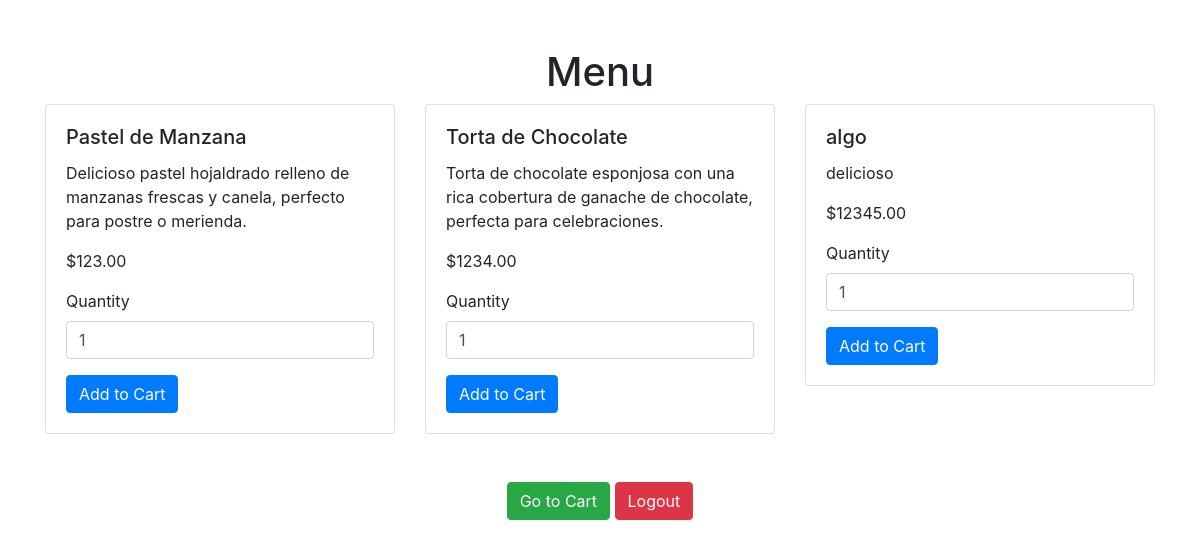
The page /menu/ (signed in) on the database its author committed.
### core/models.py (models this page shows, shortened)
class Product(models.Model):
    code = models.CharField(max_length=100, unique=True)
    name = models.CharField(max_length=200)
    description = models.TextField()
    price = models.DecimalField(max_digits=10, decimal_places=2)
    category = models.ForeignKey(Category, on_delete=models.CASCADE)

### core/views.py (the view)
# urls.py: path('menu/', views.menu, name='menu'),
def menu(request):
    if not request.user.is_authenticated:
        return redirect('login')
    products = Product.objects.all()
    return render(request, 'core/menu.html', {'products': products})

### core/templates/core/menu.html (shortened to what this page needs)
{% extends 'core/base.html' %}
{% block content %}
<h1 class="text-center">Menu</h1>
<div class="row">
    {% for product in products %}
    <div class="col-md-4">
        <div class="card mb-4">
            <div class="card-body">
                <h5 class="card-title">{{ product.name }}</h5>
                <p class="card-text">{{ product.description }}</p>
                <p class="card-text">${{ product.price }}</p>
                <form method="post" action="{% url 'add_to_cart' %}">
                    <div class="form-group">
                        <label for="quantity">Quantity</label>
                        <input type="number" name="quantity" id="quantity" class="form-control" min="1" value="1">
                    </div>
                    <button type="submit" class="btn btn-primary">Add to Cart</button>
                </form>
            </div>
        </div>
    </div>
    {% endfor %}
</div>
<div class="text-center mt-4">
    <a href="{% url 'cart' %}" class="btn btn-success">Go to Cart</a>
    <a href="{% url 'logout' %}" class="btn btn-danger">Logout</a>
</div>
{% endblock %}

### rows shown on the page
Product: name "Pastel de Manzana", description "Delicioso pastel hojaldrado relleno de manzanas frescas y canela, perfecto para postre o merienda.", price "123.00"
Product: name "Torta de Chocolate", description "Torta de chocolate esponjosa con una rica cobertura de ganache de chocolate, perfecta para celebraciones.", price "1234.00"
Product: name "algo", description "delicioso", price "12345.00"
